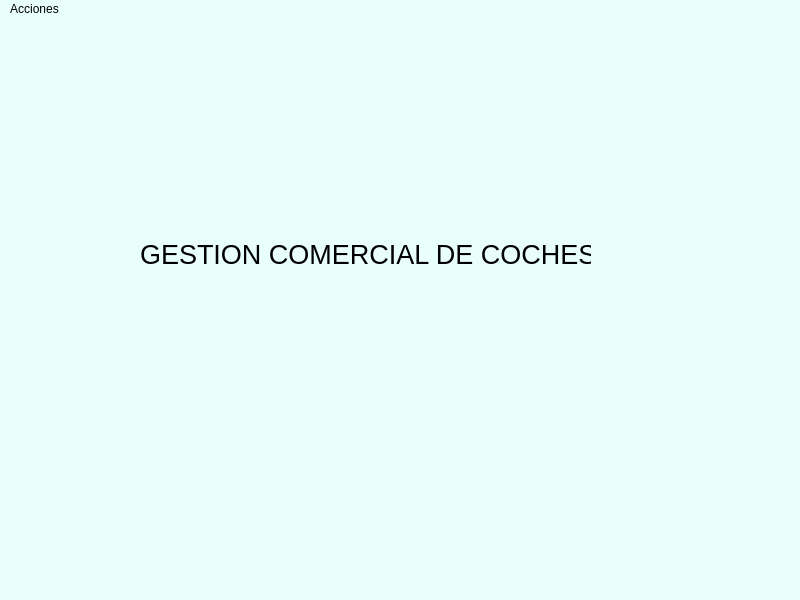
<?xml version="1.0" encoding="UTF-8"?>
<ui version="4.0">
 <class>MainWindow</class>
 <widget class="QMainWindow" name="MainWindow">
  <property name="geometry">
   <rect>
    <x>0</x>
    <y>0</y>
    <width>800</width>
    <height>600</height>
   </rect>
  </property>
  <property name="windowTitle">
   <string>MainWindow</string>
  </property>
  <property name="styleSheet">
   <string notr="true">background-color: rgb(233, 255, 252);</string>
  </property>
  <widget class="QWidget" name="centralwidget">
   <widget class="QLabel" name="label">
    <property name="geometry">
     <rect>
      <x>140</x>
      <y>110</y>
      <width>451</width>
      <height>251</height>
     </rect>
    </property>
    <property name="font">
     <font>
      <pointsize>20</pointsize>
     </font>
    </property>
    <property name="text">
     <string>&lt;html&gt;&lt;head/&gt;&lt;body&gt;&lt;p align=&quot;center&quot;&gt;GESTION COMERCIAL DE COCHES&lt;/p&gt;&lt;/body&gt;&lt;/html&gt;</string>
    </property>
   </widget>
  </widget>
  <widget class="QMenuBar" name="menubar">
   <property name="geometry">
    <rect>
     <x>0</x>
     <y>0</y>
     <width>800</width>
     <height>21</height>
    </rect>
   </property>
   <widget class="QMenu" name="menuAcciones">
    <property name="title">
     <string>Acciones</string>
    </property>
    <addaction name="actionRegistrar_coche"/>
    <addaction name="actionListar_coches"/>
    <addaction name="actionLista_con_list_widget"/>
    <addaction name="actionlistar_con_table_widget"/>
    <addaction name="actionAsistente_de_registro"/>
   </widget>
   <addaction name="menuAcciones"/>
  </widget>
  <widget class="QStatusBar" name="statusbar"/>
  <action name="actionRegistrar_coche">
   <property name="text">
    <string>Registrar coche</string>
   </property>
  </action>
  <action name="actionListar_coches">
   <property name="text">
    <string>Listar coches</string>
   </property>
  </action>
  <action name="actionLista_con_list_widget">
   <property name="text">
    <string>Lista con list widget</string>
   </property>
  </action>
  <action name="actionlistar_con_table_widget">
   <property name="text">
    <string>listar con table widget</string>
   </property>
  </action>
  <action name="actionAsistente_de_registro">
   <property name="text">
    <string>Asistente de registro</string>
   </property>
  </action>
 </widget>
 <resources/>
 <connections/>
</ui>
